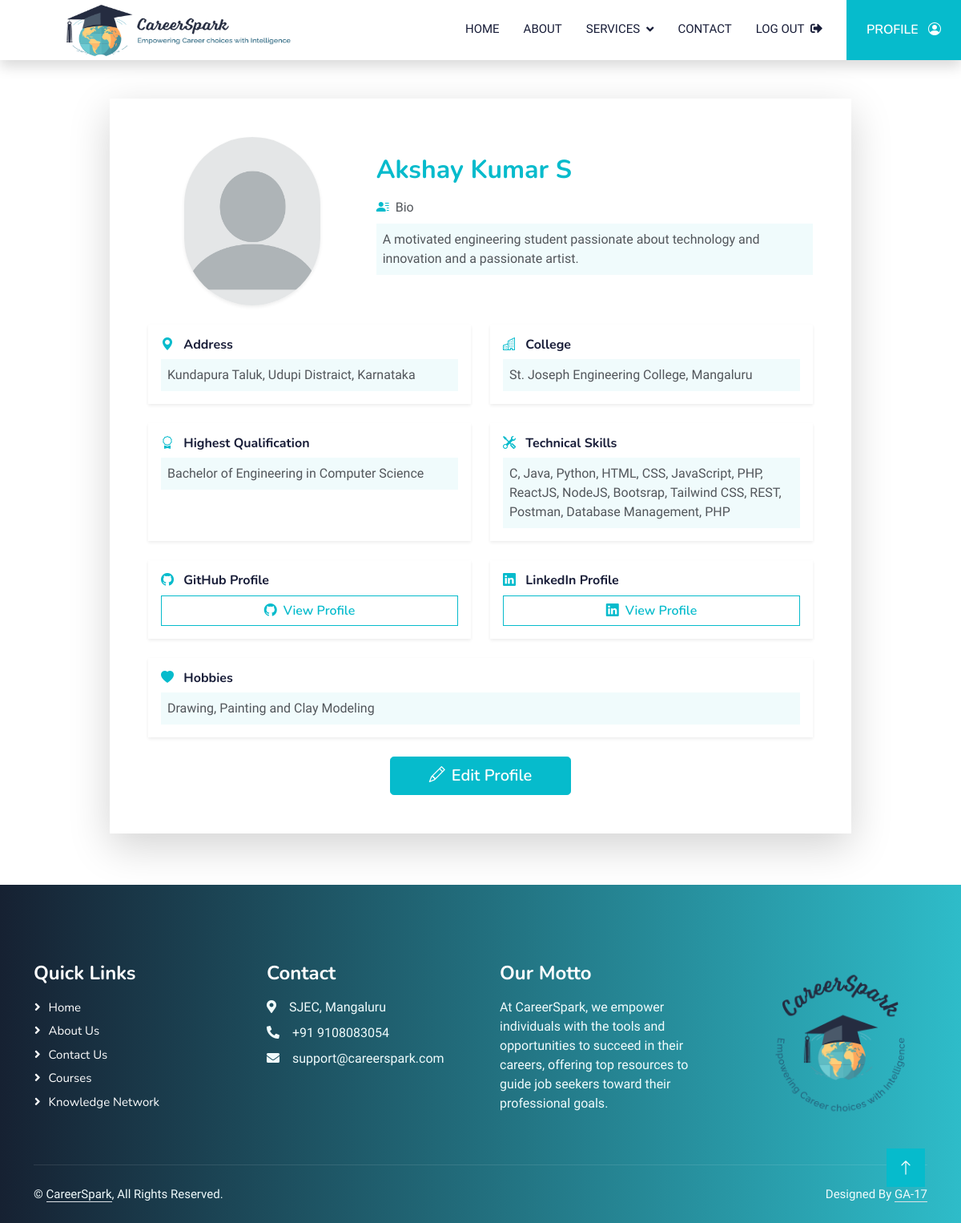
The page /frontend/profile.php (signed in) on the database its author committed.
### tables this page shows
CREATE TABLE `student_profiles` (
  `profile_id` int(11) NOT NULL,
  `user_id` int(11) NOT NULL,
  `bio` text DEFAULT NULL,
  `profile_picture` varchar(255) DEFAULT NULL,
  `address` varchar(255) DEFAULT NULL,
  `college` varchar(255) DEFAULT NULL,
  `highest_qualification` varchar(100) DEFAULT NULL,
  `github_profile` varchar(255) DEFAULT NULL,
  `linkedin_profile` varchar(255) DEFAULT NULL,
  `technical_skills` text DEFAULT NULL,
  `hobbies` text DEFAULT NULL,
  `updated_at` timestamp NOT NULL DEFAULT current_timestamp() ON UPDATE current_timestamp()
);

CREATE TABLE `users` (
  `id` int(11) NOT NULL,
  `name` varchar(100) NOT NULL,
  `email` varchar(150) NOT NULL,
  `password` varchar(255) NOT NULL,
  `created_at` timestamp NOT NULL DEFAULT current_timestamp(),
  `user_type` enum('admin','student') DEFAULT 'student'
);

### frontend/profile.php (the view, shortened to what this page needs)
<?php
include 'includes/header.php';
$user_id = $_SESSION['user_id'];
$isEditing = isset($_GET['edit']) && $_GET['edit'] === 'true';
$sql_fetch = "SELECT u.name, sp.* FROM users u LEFT JOIN student_profiles sp ON u.id = sp.user_id WHERE u.id = ?";
$stmt_fetch = $conn->prepare($sql_fetch);
$stmt_fetch->bind_param("i", $user_id);
$stmt_fetch->execute();
$profile = $stmt_fetch->get_result()->fetch_assoc();
?>
<div class="container py-5">
    <div class="row justify-content-center">
        <div class="col-lg-10">
            <form action="profile.php" method="POST" enctype="multipart/form-data" class="profile-card bg-white shadow-lg rounded-4 p-5" id="profile-form">
                <div class="row mb-4 align-items-center">
                    <div class="col-md-4 text-center">
                        <div class="position-relative profile-picture-container">
                            <?php if (!empty($profile['profile_picture'])): ?>
                                <img src="<?php echo $profile['profile_picture']; ?>" alt="Profile Picture"
                                     class="img-fluid profile-picture shadow-sm"
                                     style="width: 170px; height: 210px; object-fit: cover; border-radius: 50% / 40%;">
                            <?php else: ?>
                                <img src="../uploads/profile_pictures/defaultpfp.jpeg" alt="Default Picture"
                                     class="img-fluid profile-picture shadow-sm"
                                     style="width: 170px; height: 210px; object-fit: cover; border-radius: 50% / 40%;">
                            <?php endif; ?>
                        </div>
                    </div>
                    <div class="col-md-8">
                        <h2 class="mb-3 text-primary"><?php echo htmlspecialchars($profile['name'] ?? 'Student Name'); ?></h2>
                        <div class="mb-3">
                            <label for="bio" class="form-label">
                                <i class="bi bi-person-lines-fill me-2 text-primary"></i>Bio
                            </label>
                            <?php echo $isEditing
                                ? "<textarea name='bio' id='bio' class='form-control' rows='3'>" . htmlspecialchars($profile['bio'] ?? '') . "</textarea>"
                                : "<div class='bg-light p-2 rounded'>" . htmlspecialchars($profile['bio'] ?? 'No bio available') . "</div>"; ?>
                        </div>
                    </div>
                </div>
                <div class="row g-4">
                    <?php
                    $profile_fields = [
                        ['name' => 'address', 'icon' => 'bi-geo-alt-fill', 'label' => 'Address'],
                        ['name' => 'college', 'icon' => 'bi-building', 'label' => 'College'],
                        ['name' => 'highest_qualification', 'icon' => 'bi-award', 'label' => 'Highest Qualification'],
                        ['name' => 'technical_skills', 'icon' => 'bi-tools', 'label' => 'Technical Skills', 'type' => 'textarea']
                    ];
                    foreach ($profile_fields as $field):
                    ?>
                    <div class="col-md-6">
                        <div class="card h-100 shadow-sm border-0">
                            <div class="card-body">
                                <h6 class="card-title">
                                    <i class="bi <?php echo $field['icon']; ?> me-2 text-primary"></i>
                                    <?php echo $field['label']; ?>
                                </h6>
                                <?php
                                $field_type = $field['type'] ?? 'input';
                                $value = $profile[$field['name']] ?? '';
                                if ($isEditing) {
                                    echo $field_type === 'textarea'
                                        ? "<textarea name='{$field['name']}' class='form-control'>" . htmlspecialchars($value) . "</textarea>"
                                        : "<input type='text' name='{$field['name']}' class='form-control' value='" . htmlspecialchars($value) . "'>";
                                } else {
                                    echo "<div class='bg-light p-2 rounded'>" .
                                        (empty($value) ? 'Not specified' : htmlspecialchars($value)) .
                                        "</div>";
                                }
                                ?>
                            </div>
                        </div>
                    </div>
                    <?php endforeach; ?>
                    <div class="col-md-6">
                        <div class="card h-100 shadow-sm border-0">
                            <div class="card-body">
                                <h6 class="card-title">
                                    <i class="bi bi-github me-2 text-primary"></i>
                                    GitHub Profile
                                </h6>
                                <?php
                                $github_value = $profile['github_profile'] ?? '';
                                if ($isEditing) {
                                    echo "<input type='url' name='github_profile' class='form-control' value='" . htmlspecialchars($github_value) . "'>";
                                } else {
                                    echo empty($github_value)
                                        ? "<div class='bg-light p-2 rounded'>Not specified</div>"
                                        : "<a href='" . htmlspecialchars($github_value) . "' target='_blank' class='btn btn-outline-primary w-100'>" .
                                          "<i class='bi bi-github me-2'></i>View Profile</a>";
                                }
                                ?>
                            </div>
                        </div>
                    </div>
                    <div class="col-md-6">
                        <div class="card h-100 shadow-sm border-0">
                            <div class="card-body">
                                <h6 class="card-title">
                                    <i class="bi bi-linkedin me-2 text-primary"></i>
                                    LinkedIn Profile
                                </h6>
                                <?php
                                $linkedin_value = $profile['linkedin_profile'] ?? '';
                                if ($isEditing) {
                                    echo "<input type='url' name='linkedin_profile' class='form-control' value='" . htmlspecialchars($linkedin_value) . "'>";
                                } else {
                                    echo empty($linkedin_value)
                                        ? "<div class='bg-light p-2 rounded'>Not specified</div>"
                                        : "<a href='" . htmlspecialchars($linkedin_value) . "' target='_blank' class='btn btn-outline-primary w-100'>" .
                                          "<i class='bi bi-linkedin me-2'></i>View Profile</a>";
                                }
                                ?>
                            </div>
                        </div>
                    </div>
                    <div class="col-md-12">
                        <div class="card shadow-sm border-0">
                            <div class="card-body">
                                <h6 class="card-title">
                                    <i class="bi bi-heart-fill me-2 text-primary"></i>
                                    Hobbies
                                </h6>
                                <?php
                                $hobbies_value = $profile['hobbies'] ?? '';
                                if ($isEditing) {
                                    echo "<textarea name='hobbies' class='form-control'>" . htmlspecialchars($hobbies_value) . "</textarea>";
                                } else {
                                    echo "<div class='bg-light p-2 rounded'>" .
                                        (empty($hobbies_value) ? 'Not specified' : htmlspecialchars($hobbies_value)) .
                                        "</div>";
                                }
                                ?>
                            </div>
                        </div>
                    </div>
                </div>
                <div class="text-center mt-4">
                    <?php if ($isEditing): ?>
                        <button type="submit" class="btn btn-primary btn-lg px-5 py-2">
                            <i class="bi bi-save me-2"></i>Save Changes
                        </button>
                        <a href="profile.php" class="btn btn-outline-secondary btn-lg ms-3 px-5 py-2">
                            <i class="bi bi-x-circle me-2"></i>Cancel
                        </a>
                    <?php else: ?>
                        <a href="profile.php?edit=true" class="btn btn-primary btn-lg px-5 py-2">
                            <i class="bi bi-pencil me-2"></i>Edit Profile
                        </a>
                    <?php endif; ?>
                </div>
            </form>
        </div>
    </div>
</div>
<?php include 'includes/footer.php'; ?>

### frontend/css/style.css (style rules this page uses)
.btn { font-family: "Nunito", sans-serif; font-weight: 600; transition: 0.5s; }
.btn.btn-primary, .btn.btn-secondary { color: #ffffff; }

### frontend/profile.php (style rules this page uses)
.profile-picture-container { position: relative; }
.profile-picture { transition: transform 0.3s ease; }

### rows shown on the page
student_profiles: profile_picture (placeholder picture), user.name "Akshay Kumar S", bio "A motivated engineering student passionate about technology and innovation and a passionate artist.", address "Kundapura Taluk, Udupi Distraict, Karnataka", college "St. Joseph Engineering College, Mangaluru", highest_qualification "Bachelor of Engineering in Computer Science", technical_skills "C, Java, Python, HTML, CSS, JavaScript, PHP, ReactJS, NodeJS, Bootsrap, Tailwind CSS, REST, Postman, Database Management, PHP", hobbies "Drawing, Painting and Clay Modeling"

### other values the page prints
$field['label'] "Address"
$field['label'] "College"
$field['label'] "Highest Qualification"
$field['label'] "Technical Skills"
